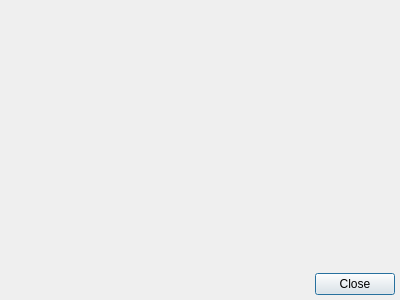
<?xml version="1.0" encoding="UTF-8"?>
<ui version="4.0">
 <class>AboutDialog</class>
 <widget class="QDialog" name="AboutDialog">
  <property name="geometry">
   <rect>
    <x>0</x>
    <y>0</y>
    <width>400</width>
    <height>300</height>
   </rect>
  </property>
  <property name="windowTitle">
   <string>Dialog</string>
  </property>
  <layout class="QVBoxLayout" name="verticalLayout">
   <property name="spacing">
    <number>5</number>
   </property>
   <property name="leftMargin">
    <number>5</number>
   </property>
   <property name="topMargin">
    <number>5</number>
   </property>
   <property name="rightMargin">
    <number>5</number>
   </property>
   <property name="bottomMargin">
    <number>5</number>
   </property>
   <item>
    <layout class="QVBoxLayout" name="verticalLayout_2">
     <property name="spacing">
      <number>0</number>
     </property>
     <item>
      <widget class="QLabel" name="aboutLogo">
       <property name="sizePolicy">
        <sizepolicy hsizetype="Preferred" vsizetype="Preferred">
         <horstretch>0</horstretch>
         <verstretch>0</verstretch>
        </sizepolicy>
       </property>
       <property name="text">
        <string notr="true"/>
       </property>
       <property name="pixmap">
        <pixmap>:/img/logo-small.png</pixmap>
       </property>
       <property name="alignment">
        <set>Qt::AlignCenter</set>
       </property>
       <property name="margin">
        <number>5</number>
       </property>
      </widget>
     </item>
     <item>
      <widget class="QLabel" name="aboutLabel">
       <property name="sizePolicy">
        <sizepolicy hsizetype="Preferred" vsizetype="Expanding">
         <horstretch>0</horstretch>
         <verstretch>0</verstretch>
        </sizepolicy>
       </property>
       <property name="text">
        <string>&lt;html&gt;&lt;head/&gt;&lt;body&gt;&lt;p&gt;&lt;br/&gt;&lt;/p&gt;&lt;/body&gt;&lt;/html&gt;</string>
       </property>
       <property name="alignment">
        <set>Qt::AlignLeading|Qt::AlignLeft|Qt::AlignTop</set>
       </property>
       <property name="margin">
        <number>5</number>
       </property>
      </widget>
     </item>
    </layout>
   </item>
   <item>
    <widget class="QDialogButtonBox" name="buttonBox">
     <property name="standardButtons">
      <set>QDialogButtonBox::Close</set>
     </property>
    </widget>
   </item>
  </layout>
 </widget>
 <resources/>
 <connections/>
</ui>
